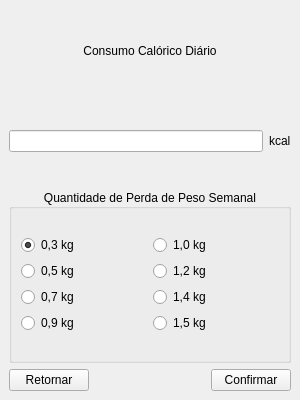
<?xml version="1.0" encoding="UTF-8"?>
<ui version="4.0">
 <class>frMetaPerdaCalorica</class>
 <widget class="QMainWindow" name="frMetaPerdaCalorica">
  <property name="geometry">
   <rect>
    <x>0</x>
    <y>0</y>
    <width>300</width>
    <height>400</height>
   </rect>
  </property>
  <property name="windowTitle">
   <string>MainWindow</string>
  </property>
  <widget class="QWidget" name="centralwidget">
   <layout class="QGridLayout" name="gridLayout_2">
    <item row="0" column="0">
     <layout class="QVBoxLayout" name="verticalLayout">
      <item>
       <widget class="QLabel" name="label">
        <property name="text">
         <string>Consumo Calórico Diário</string>
        </property>
        <property name="alignment">
         <set>Qt::AlignCenter</set>
        </property>
       </widget>
      </item>
      <item>
       <layout class="QHBoxLayout" name="horizontalLayout">
        <item>
         <widget class="QLineEdit" name="lineConsumoCaloricoDiario"/>
        </item>
        <item>
         <widget class="QLabel" name="label_2">
          <property name="text">
           <string>kcal</string>
          </property>
         </widget>
        </item>
       </layout>
      </item>
     </layout>
    </item>
    <item row="1" column="0">
     <widget class="QGroupBox" name="groupBox">
      <property name="title">
       <string>Quantidade de Perda de Peso Semanal</string>
      </property>
      <property name="alignment">
       <set>Qt::AlignCenter</set>
      </property>
      <layout class="QVBoxLayout" name="verticalLayout_2">
       <item>
        <layout class="QGridLayout" name="gridLayout">
         <item row="0" column="1">
          <widget class="QRadioButton" name="rb1_0">
           <property name="text">
            <string>1,0 kg</string>
           </property>
          </widget>
         </item>
         <item row="0" column="0">
          <widget class="QRadioButton" name="rb0_3">
           <property name="text">
            <string>0,3 kg</string>
           </property>
           <property name="checked">
            <bool>true</bool>
           </property>
          </widget>
         </item>
         <item row="1" column="0">
          <widget class="QRadioButton" name="rb0_5">
           <property name="text">
            <string>0,5 kg</string>
           </property>
          </widget>
         </item>
         <item row="1" column="1">
          <widget class="QRadioButton" name="rb1_2">
           <property name="text">
            <string>1,2 kg</string>
           </property>
          </widget>
         </item>
         <item row="3" column="1">
          <widget class="QRadioButton" name="rb1_5">
           <property name="text">
            <string>1,5 kg</string>
           </property>
          </widget>
         </item>
         <item row="2" column="1">
          <widget class="QRadioButton" name="rb1_4">
           <property name="text">
            <string>1,4 kg</string>
           </property>
          </widget>
         </item>
         <item row="2" column="0">
          <widget class="QRadioButton" name="rb0_7">
           <property name="text">
            <string>0,7 kg</string>
           </property>
          </widget>
         </item>
         <item row="3" column="0">
          <widget class="QRadioButton" name="rb0_9">
           <property name="text">
            <string>0,9 kg</string>
           </property>
          </widget>
         </item>
        </layout>
       </item>
      </layout>
     </widget>
    </item>
    <item row="2" column="0">
     <layout class="QHBoxLayout" name="horizontalLayout_2">
      <item>
       <widget class="QPushButton" name="btnRetornar">
        <property name="text">
         <string>Retornar</string>
        </property>
       </widget>
      </item>
      <item>
       <spacer name="horizontalSpacer">
        <property name="orientation">
         <enum>Qt::Horizontal</enum>
        </property>
        <property name="sizeHint" stdset="0">
         <size>
          <width>100</width>
          <height>20</height>
         </size>
        </property>
       </spacer>
      </item>
      <item>
       <widget class="QPushButton" name="btnConfirmar">
        <property name="text">
         <string>Confirmar</string>
        </property>
       </widget>
      </item>
     </layout>
    </item>
   </layout>
  </widget>
 </widget>
 <resources/>
 <connections/>
</ui>
